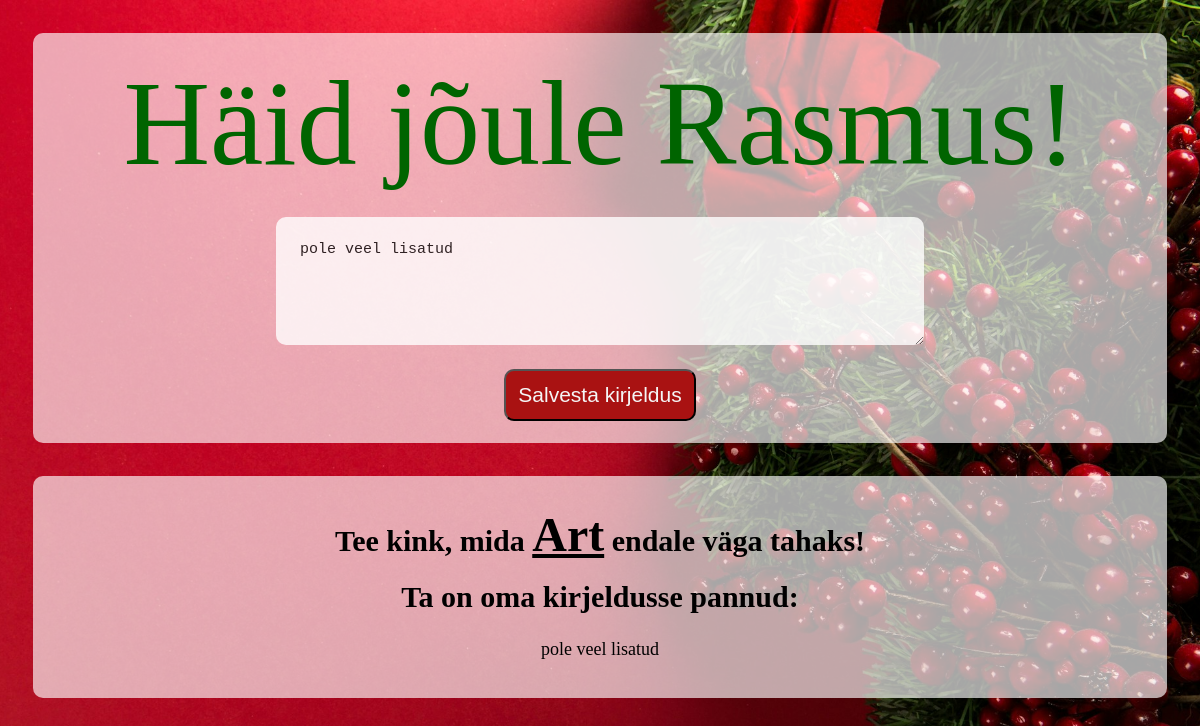
The app's page /d6d364c5-92d0 with its own data.
### models.py (models this page shows)
class UserView (db.Model):
    id = db.Column(db.String(13), primary_key=True, default=gen_short_uuid)
    user = db.Column(db.String(MAX_NAME_LENGTH))
    user_description = db.Column(db.String(100), default="kirjuta siia midagi suunavat, et Sulle oleks lihtsam kinki teha")
    target_id = db.Column(db.String(13), db.ForeignKey('user_view.id'))
    target = db.relationship('UserView',
                           uselist=False,
                           remote_side=[id],
                           foreign_keys=[target_id])

### main.py (the view)
@app.route("/<user_id>", methods=['GET', 'POST'])
def user_route(user_id):
    user = db.session.query(UserView).filter_by(id=user_id).first()
    if not user:
        abort(404)
    if request.method == "POST":
        text = request.form.get("description")
        update_own_description(user, text)
    return render_template("user.html", user=user)

### templates/user.html (shortened to what this page needs)
<!DOCTYPE html>
<html lang="en">
<head>
    <link rel="stylesheet" href="{{ url_for('static', filename='/main.css') }}">
</head>
<body>
    <div class="user">
        <h1 class="christmasy"> Häid jõule {{ user.user }}!</h1>
        <form method="POST" class="user">
            <textarea name="description">{{ user.user_description }}</textarea>
            <button type="submit">Salvesta kirjeldus</button>
        </form>
    </div>
    <div class="user">
        <h2>Tee kink, mida <span class="target">{{ user.target.user }}</span> endale väga tahaks!</h2>
        <h2>Ta on oma kirjeldusse pannud:</h2>
        <p>{{ user.target.user_description }}</p>
    </div>
</body>
</html>

### static/main.css (style rules this page uses)
* { padding: 0; margin: 0; }
body { background-image: url('/static/christmas.jpg'); background-position: center; background-repeat: no-repeat; background-size: cover; background-attachment: fixed; min-height: 100vh; background-color: #910707; }
div { background-color: rgba(255, 255, 255, 0.65); padding: max(2.75vh, 1.75vw); margin: max(2.75vh, 2.75vw); border-radius: 10px; max-height: max(50vh, 40vw); }
.christmasy { font-family: ChristmasFont; font-weight: 400; font-size: max(8vh, 10vw); color: darkgreen; text-align: center; }
.user { display: flex; flex-wrap: wrap; justify-content: space-between; align-items: center; flex-direction: column; }
form { min-width: 55vw; max-width: 75vw; }
textarea { margin: 2vw; padding: 2vw; border: none; border-radius: 10px; transition: all 0.3s ease; opacity: 0.8; font-size: max(1.75vh, 1.25vw); min-width: 50vw; max-width: 75vw; min-height: 10vh; max-height: 15vh; }
button { padding: 1vw; border-radius: 10px; background-color: #a91212; color: whitesmoke; font-size: max(2vh, 1.75vw); max-width: 20vw; transition: all 0.3s ease; }
.target { font-size: max(3vh, 4vw); text-decoration: underline; }
h2 { font-size: max(2.5vh, 2.5vw); text-align: center; margin: max(0.75vh, 0.75vw); }
p { font-size: max(2vh, 1.5vw); text-align: center; overflow-wrap: break-word; word-wrap: break-word; hyphens: auto; max-width: 75vw; margin: 0 auto; padding: 1rem; white-space: pre-wrap; }

### records on screen
UserView: user "Rasmus", description "pole veel lisatud"
UserView: target.user "Art", target.user_description "pole veel lisatud"
